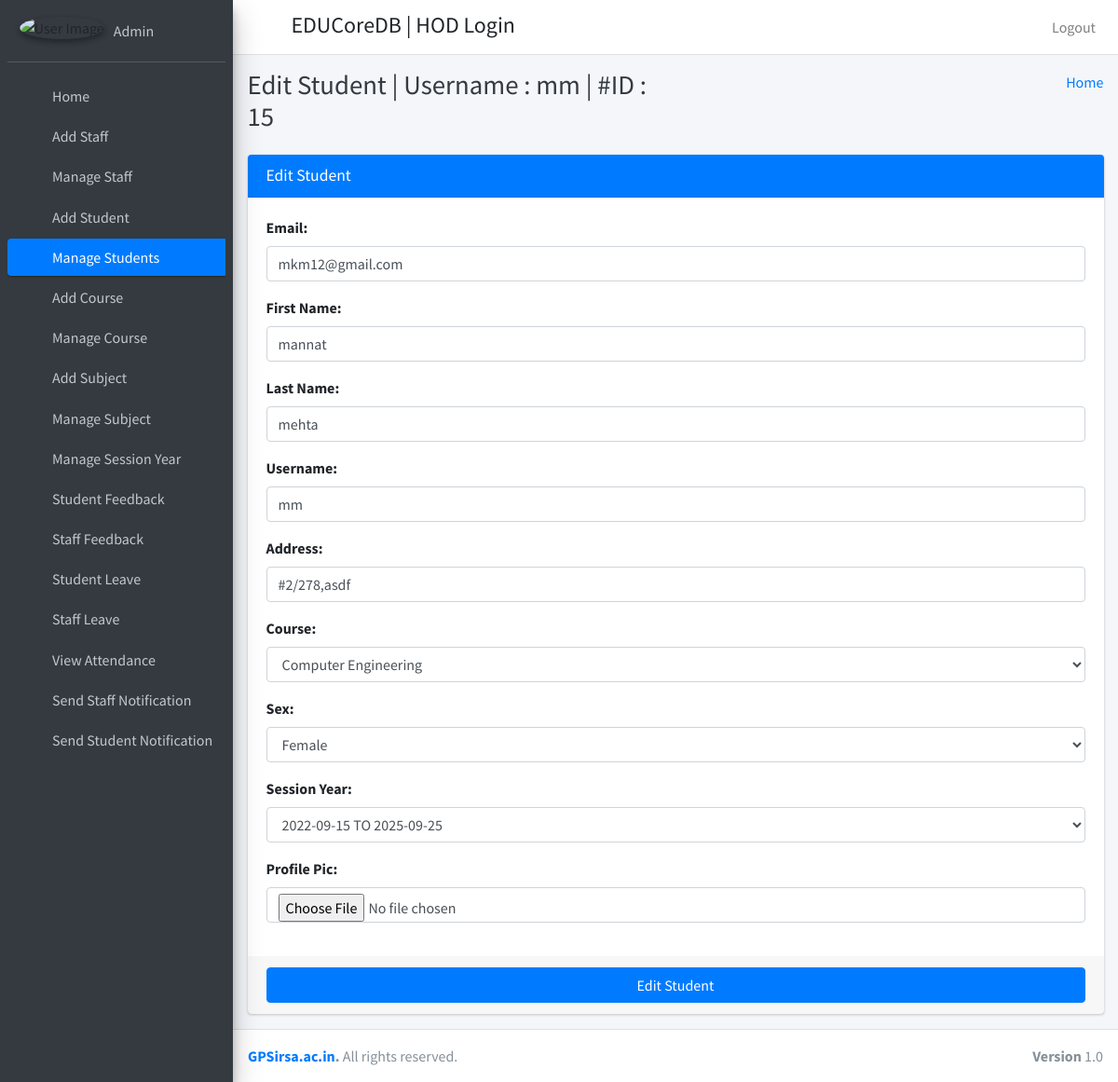
The app's page /edit_student/15 (signed in) with its own data.
### educoredb_app/models.py (models this page shows)
class CustomUser(AbstractUser):
    user_type_data=((1,"HOD"),(2,"Staff"),(3,"Student"))
    user_type=models.CharField(default=1,choices=user_type_data,max_length=10)

class Students(models.Model):
    id=models.AutoField(primary_key=True)
    admin=models.OneToOneField(CustomUser,on_delete=models.CASCADE)
    gender=models.CharField(max_length=255)
    profile_pic=models.FileField()
    address=models.TextField()
    course_id=models.ForeignKey(Courses,on_delete=models.DO_NOTHING)
    session_year_id=models.ForeignKey(SessionYearModel,on_delete=models.CASCADE)
    created_at=models.DateTimeField(auto_now_add=True)
    updated_at=models.DateTimeField(auto_now_add=True)
    fcm_token=models.TextField(default="")
    objects = models.Manager()

### educoredb_app/HodViews.py (the view)
# urls.py: path('edit_student/<str:student_id>', HodViews.edit_student,name="edit_student"),
def edit_student(request,student_id):
    request.session['student_id']=student_id
    student=Students.objects.get(admin=student_id)
    form=EditStudentForm()
    form.fields['email'].initial=student.admin.email
    form.fields['first_name'].initial=student.admin.first_name
    form.fields['last_name'].initial=student.admin.last_name
    form.fields['username'].initial=student.admin.username
    form.fields['address'].initial=student.address
    form.fields['course'].initial=student.course_id.id
    form.fields['sex'].initial=student.gender
    form.fields['session_year_id'].initial=student.session_year_id.id
    return render(request,"hod_template/edit_student_template.html",{"form":form,"id":student_id,"username":student.admin.username})

### educoredb_app/LoginCheckMiddleWare.py (called while the page is built, shortened)
    def process_view(self,request,view_func,view_args,view_kwargs):
        modulename=view_func.__module__
        print(modulename)
        user=request.user
        if user.is_authenticated:
            if user.user_type == "1":
                if request.path.startswith('/accounts/') or modulename == "educoredb_app.HodViews":
                    pass
                elif modulename == "educoredb_app.views" or modulename == "django.views.static":
                    pass
                elif modulename == "django.contrib.auth.views" or modulename =="django.contrib.admin.sites":
                    pass
                else:
                    return HttpResponseRedirect(reverse("admin_home"))
            else:
                return HttpResponseRedirect(reverse("show_login"))

### educoredb_app/templates/hod_template/edit_student_template.html
{% extends 'hod_template/base_template.html' %}
{% block page_title %}
Edit Student |  Username : {{ username }} | #ID : {{ id }}
{% endblock page_title %}
{% block main_content %}
    <section class="content">
      <div class="container-fluid">
          <div class="row">
              <div class="col-md-12">
            <div class="card card-primary">
              <div class="card-header">
                <h3 class="card-title">Edit Student</h3>
              </div>
                {% url 'edit_student_save' as action_path %}
                {% include 'hod_template/form_template.html' with messages=messages form=form action_path=action_path button_text="Edit Student" %}
          </div>
          </div>
      </div>
    </section>
{% endblock main_content %}

### educoredb_app/templates/hod_template/sidebar_template.html
{% load static %}
  <aside class="main-sidebar sidebar-dark-primary elevation-4">
    <div class="sidebar">
      <div class="user-panel mt-3 pb-3 mb-3 d-flex">
        <div class="image">
          <img src="{% static "dist/img/user1-128x128.jpg" %}" class="img-circle elevation-2" alt="User Image">
        </div>
        <div class="info">
          <a href="{% url 'admin_profile' %}" class="d-block">{{ user.username }}</a>
        </div>
      </div>
      <nav class="mt-2">
        <ul class="nav nav-pills nav-sidebar flex-column" data-widget="treeview" role="menu" data-accordion="false">
          <li class="nav-item">
            {% url 'admin_home' as admin_home %}
            <a href="{{ admin_home }}" class="nav-link {% if request.path == admin_home %} active {% endif %}">
              <i class="nav-icon fas fa-th"></i>
              <p>
                Home
              </p>
            </a>
          </li>
          <li class="nav-item">
            {% url 'add_staff' as add_staff %}
            <a href="{{ add_staff }}" class="nav-link {% if request.path == add_staff %} active {% endif %}">
              <i class="nav-icon fas fa-th"></i>
              <p>
                Add Staff
              </p>
            </a>
          </li>
           <li class="nav-item">
              {% url 'manage_staff' as manage_staff %}
            {% url 'edit_staff' staff_id=id as edit_staff %}
            <a href="{% url 'manage_staff' %}" class="nav-link {% if request.path == manage_staff %} active {% endif %} {% if request.path == edit_staff %} active {% endif %}">
              <i class="nav-icon fas fa-th"></i>
              <p>
                Manage Staff
              </p>
            </a>
          </li>
          <li class="nav-item">
              {% url 'add_student' as add_student %}
            <a href="{% url 'add_student' %}" class="nav-link {% if request.path == add_student %} active {% endif %}">
              <i class="nav-icon fas fa-th"></i>
              <p>
                Add Student
              </p>
            </a>
          </li>
          <li class="nav-item">
              {% url 'manage_student' as manage_student %}
              {% url 'edit_student' student_id=id as edit_student %}
            <a href="{% url 'manage_student' %}" class="nav-link {% if request.path == manage_student %} active {% endif %} {% if request.path == edit_student %} active {% endif %}">
              <i class="nav-icon fas fa-th"></i>
              <p>
                Manage Students
              </p>
            </a>
          </li>
          <li class="nav-item">
            {% url 'add_course' as add_course %}
            <a href="{% url 'add_course' %}" class="nav-link {% if request.path == add_course %} active {% endif %}">
              <i class="nav-icon fas fa-th"></i>
              <p>
                Add Course
              </p>
            </a>
          </li>
          <li class="nav-item">
            {% url 'manage_course' as manage_course %}
              {% url 'edit_course' course_id=id as edit_course %}
            <a href="{% url 'manage_course' %}" class="nav-link {% if request.path == manage_course %} active {% endif %} {% if request.path == edit_course %} active {% endif %}">
              <i class="nav-icon fas fa-th"></i>
              <p>
                Manage Course
              </p>
            </a>
          </li>
          <li class="nav-item">
            {% url 'add_subject' as add_subject %}
            <a href="{% url 'add_subject' %}" class="nav-link {% if request.path == add_subject %} active {% endif %}">
              <i class="nav-icon fas fa-th"></i>
              <p>
                Add Subject
              </p>
            </a>
          </li>
          <li class="nav-item">
            {% url 'manage_subject' as manage_subject %}
            {% url 'edit_subject' subject_id=id as edit_subject %}
            <a href="{% url 'manage_subject' %}" class="nav-link {% if request.path == manage_subject %} active {% endif %} {% if request.path == edit_subject %} active {% endif %} ">
              <i class="nav-icon fas fa-th"></i>
              <p>
                Manage Subject
              </p>
            </a>
          </li>
          <li class="nav-item">
            {% url 'manage_session' as manage_session %}
            <a href="{% url 'manage_session' %}" class="nav-link {% if request.path == manage_session %} active {% endif %} ">
              <i class="nav-icon fas fa-th"></i>
              <p>
                Manage Session Year
              </p>
            </a>
          </li>
           <li class="nav-item">
             {% url 'student_feedback_message' as student_feedback_message %}
            <a href="{% url 'student_feedback_message' %}" class="nav-link {% if request.path == student_feedback_message %} active {% endif %}">
              <i class="nav-icon fas fa-th"></i>
              <p>
                Student Feedback
              </p>
            </a>
          </li>
           <li class="nav-item">
               {% url 'staff_feedback_message' as staff_feedback_message %}
            <a href="{% url 'staff_feedback_message' %}" class="nav-link {% if request.path == staff_feedback_message %} active {% endif %}">
              <i class="nav-icon fas fa-th"></i>
              <p>
                Staff Feedback
              </p>
            </a>
          </li>
           <li class="nav-item">
               {% url 'student_leave_view' as student_leave_view %}
            <a href="{% url 'student_leave_view' %}" class="nav-link {% if request.path == student_leave_view %} active {% endif %}">
              <i class="nav-icon fas fa-th"></i>
              <p>
                Student Leave
              </p>
            </a>
          </li>
            <li class="nav-item">
                 {% url 'staff_leave_view' as staff_leave_view %}
            <a href="{% url 'staff_leave_view' %}" class="nav-link {% if request.path == staff_leave_view %} active {% endif %}">
              <i class="nav-icon fas fa-th"></i>
              <p>
                Staff Leave
              </p>
            </a>
          </li>
          <li class="nav-item">
            {% url 'admin_view_attendance' as admin_view_attendance %}
             <a href="{% url 'admin_view_attendance' %}" class="nav-link {% if request.path == admin_view_attendance %} active {% endif %}">
              <i class="nav-icon fas fa-th"></i>
              <p>
                View Attendance
              </p>
            </a>
          </li>
          <li class="nav-item">
            {% url 'admin_send_notification_staff' as admin_send_notification_staff %}
             <a href="{% url 'admin_send_notification_staff' %}" class="nav-link {% if request.path == admin_send_notification_staff %} active {% endif %}">
              <i class="nav-icon fas fa-th"></i>
              <p>
                Send Staff Notification
              </p>
            </a>
          </li>
          <li class="nav-item">
            {% url 'admin_send_notification_student' as admin_send_notification_student %}
             <a href="{% url 'admin_send_notification_student' %}" class="nav-link {% if request.path == admin_send_notification_student %} active {% endif %}">
              <i class="nav-icon fas fa-th"></i>
              <p>
                Send Student Notification
              </p>
            </a>
          </li>
        </ul>
      </nav>
    </div>
  </aside>

### educoredb_app/templates/hod_template/form_template.html (shortened to what this page needs)
 <form role="form" action="{{ action_path }}" method="post" enctype="multipart/form-data">
                <div class="card-body">
                    {% for field in form %}
                  <div class="form-group">
                      {{ field.label_tag }}
                      {{ field }}
                  </div>
                    {% endfor %}
                </div>
                <div class="card-footer">
                  <button type="submit" class="btn btn-primary btn-block">{{ button_text }}</button>
                </div>
              </form>

### records on screen
CustomUser: username "Admin"
CustomUser: username "mm", form "mkm12@gmail.com" "mannat" "mehta" "mm"
Students: form "#2/278,asdf" "2022-09-15 TO 2025-09-25"

### other values on screen
{{ id }} "15"
{{ field.label_tag }} "Email:" "First Name:" "Last Name:" "Username:" "Address:" "Course:" "Sex:" "Session Year:" "Profile Pic:"
{{ button_text }} "Edit Student"
